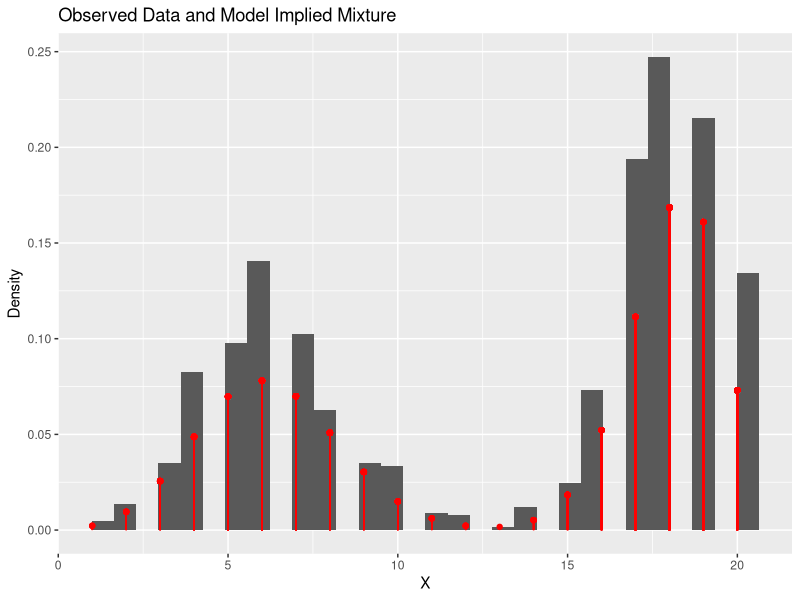
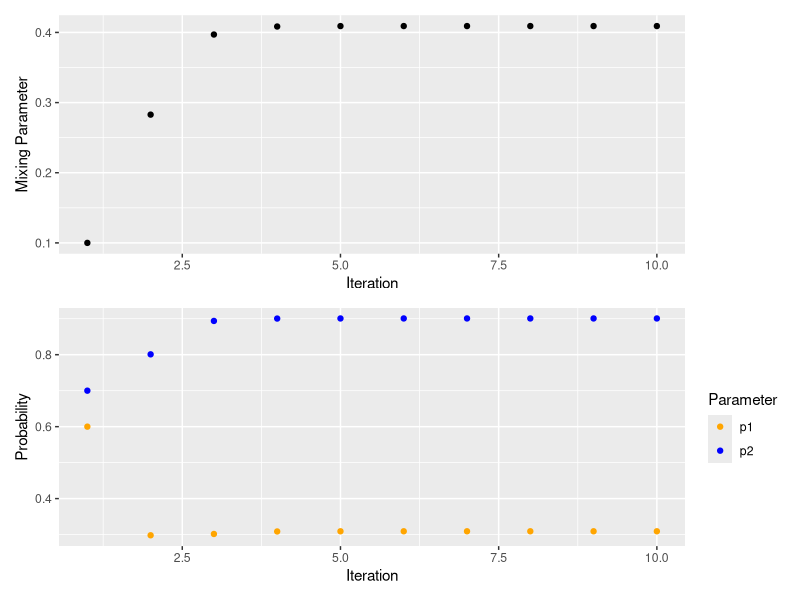
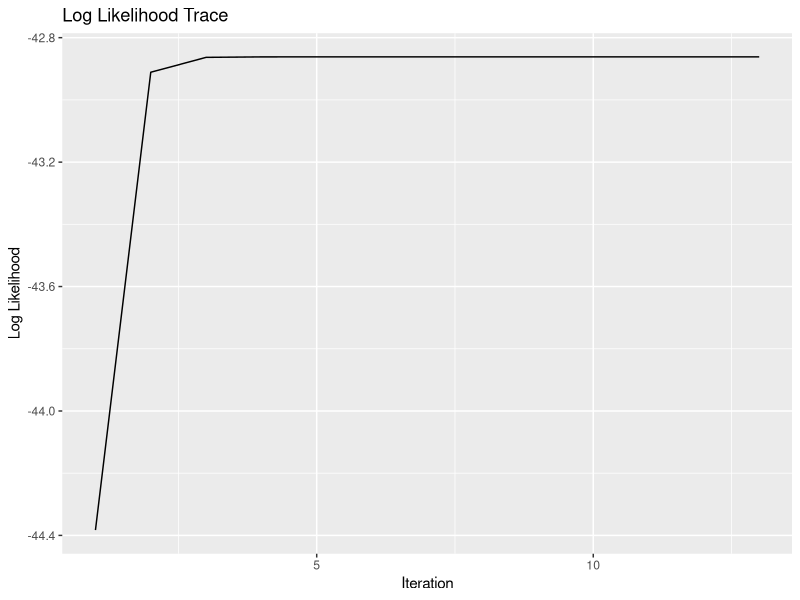

Here is the R script that generated these plots, in order:
#################################
####### EM Algorithm ############
#################################
library(ggplot2)
library(patchwork)

# This file contains two examples of implementing the EM algorithm. The first 
# example is a mixture model of two binomial distributions where we augment
# the data with a latent variable that denotes from which distribution the data
# comes from. The second example is a missing data problem with Poisson regression.
# This is an exercise from Casella and Berger

################################################################################
# EM for Mixture Model Classification ##########################################
################################################################################

# Initializing the Algorithm
n<-1000
P.init<-c(.1, .6, .7)

# True Values
m<-20
q<-.4
p1<-.3
p2<-.9
P.true<-c(q, p1, p2)

# Generate Data
dat<-function(n, m, q, p1, p2){
  Z<-rbinom(n, 1, q)
  probs<-p1*Z+p2*(1-Z)
  X<-rbinom(n, m, probs)
  return(X)
}

# Define variable to calculate posterior probabilities
gamma1<-function(m, X, P){
  gam<-c()
  num<-P[1]*dbinom(X, m, P[2])
  denom<-P[1]*dbinom(X, m, P[2])+(1-P[1])*dbinom(X, m, P[3])
  return(num/denom)
}

# Likelihood function to track maximization
log_lik<-function(m, X, P){
  sum(log(P[1]*dbinom(X, m, P[2])+(1-P[1])*dbinom(X, m, P[3])))
}

# EM Algorithm Function
EM_binom<-function(X, P, epsilon=.00001, max_iters=5000){
  ll<-c(-Inf)
  params<-matrix(P, nrow=1)
  ll<-c(ll, log_lik(m, X, P))
  
  ll_1<-ll[1]
  ll_2<-ll[2]
  k<-2
  while(ll_1<ll_2){
    P.old<-params[k-1,]
    
    gamma1_n<-gamma1(m, X, P.old)
    gamma0_n<-1-gamma1(m, X, P.old)
    
    q_n<-sum(gamma1_n)/sum(gamma0_n+gamma1_n)
    p1_n<-sum(gamma1_n*X)/sum(m*gamma1_n)
    p2_n<-sum(gamma0_n*X)/sum(m*gamma0_n)
    
    params<-rbind(params, c(q_n, p1_n, p2_n))
    
    ll_1<-ll_2
    ll_2<-log_lik(m, X, params[k,])
    ll<-c(ll, ll_2)
    
    k<-k+1
    if(k%%100==0){
      print(k)
    }
    if(k>max_iters) break
    
  }
  
  est<-params[nrow(params),]
  return(list(est=est, iterations=k-1, ll=ll, params_trace=params))
}

X<-dat(n, m, q, p1, p2)
res<-EM_binom(X, P.init)

# PLotting the data as well as the trace of our parameters
for_plot<-data.frame(x=X,
                     y=res$est[1]*dbinom(X, m, res$est[2])+
                       (1-res$est[1])*dbinom(X, m, res$est[3]))

ggplot(for_plot)+geom_histogram(aes(x, after_stat(density)))+
  geom_point(aes(x=x, y=y), color="red")+
  geom_segment(aes(x=x, y=0, xend=x, yend = y), color="red")+
  xlab("X")+ylab("Density")+labs(title="Observed Data and Model Implied Mixture")

trace_df<-as.data.frame(cbind(1:res$iterations, res$params_trace))
colnames(trace_df)<-c("Iteration", "q", "p1", "p2")

(ggplot(trace_df)+geom_point(aes(x=Iteration, y=q))+ylab("Mixing Parameter")) /
  (ggplot(trace_df)+geom_point(aes(x=Iteration, y=p1, color="p1"))+
     geom_point(aes(x=Iteration, y=p2, color="p2"))+ylab("Probability")+
     scale_colour_manual(name="Parameter",
                         values=c(p1="orange", p2="blue")))


################################################################################
# EM for Missing Poisson Data ##################################################
################################################################################

# Initialize the true values
n<-20
m<-50
beta<-5
tau<-rep(1/n, n)
truth<-list(tau=tau, beta=beta)

# Generate the Data
Y<-rpois(n, m*beta*tau)
X<-rmultinom(1, m, tau)

# Initialize Starting Guesses for Parameters
t<-c(rep(1/(2*n), n/2 ), rep(3/(2*n), (n/2)))
b<-3
init<-list(tau=t, beta=b)

# EM algorithm Function
EM_pois<-function(X, Y, init, truth, epsilon=1e-8, lim=500000){
  # Create the likelihood stopping condition
  ## Log likelihood vector to track increase
  ll<-c()
  beta<-init$beta
  tau<-init$tau
  
  
  ## First imputation point
  beta<-sum(Y)/m
  tau<-(Y+m*tau)/(sum(Y)+m)
  ll<-c(ll, sum(dpois(Y, m*beta*tau, log=TRUE)))
  
  ## Second imputation point
  beta<-sum(Y)/m
  tau<-(Y+m*tau)/(sum(Y)+m)
  ll<-c(ll, sum(dpois(Y, m*beta*tau, log=TRUE)))
  
  ## Set iterations to 2, initiate the stopping condition
  k<-2
  l1<-ll[1]
  l2<-ll[2]
  while(l1<l2){
    beta<-sum(Y)/m
    tau<-(Y+m*tau)/(sum(Y)+m)

    l1<-l2
    l2<-sum(dpois(Y, m*beta*tau, log=TRUE))
    ll<-c(ll, l2)

    k<-k+1
    if(k%%50000==0){
      print(k)
    }
    
    if(k>lim) break
    
  }
  
  sol<-list(tau=tau, beta=beta)
  return(list(sol=sol, iter=k, error_tau=sum((truth$tau-tau)^2),
              error_beta=sum((truth$beta-beta)^2), ll=ll))
}


res<-EM_pois(X, Y, init, truth, .00001, 50000)

ggplot()+geom_line(aes(x=1:res$iter, y=res$ll))+
  xlab("Iteration")+ylab("Log Likelihood")+labs(title="Log Likelihood Trace")
